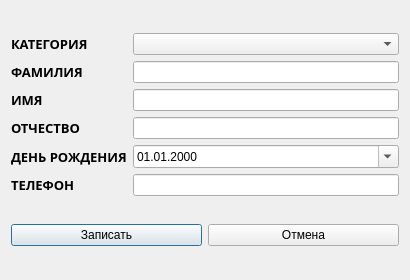
<?xml version="1.0" encoding="UTF-8"?>
<ui version="4.0">
 <class>AddMaster</class>
 <widget class="QDialog" name="AddMaster">
  <property name="geometry">
   <rect>
    <x>0</x>
    <y>0</y>
    <width>410</width>
    <height>280</height>
   </rect>
  </property>
  <property name="minimumSize">
   <size>
    <width>410</width>
    <height>280</height>
   </size>
  </property>
  <property name="maximumSize">
   <size>
    <width>800</width>
    <height>600</height>
   </size>
  </property>
  <property name="windowTitle">
   <string>Dialog</string>
  </property>
  <layout class="QHBoxLayout" name="horizontalLayout_2">
   <item>
    <layout class="QVBoxLayout" name="verticalLayout">
     <item>
      <layout class="QGridLayout" name="gridLayout">
       <item row="4" column="0">
        <widget class="QLabel" name="label_4">
         <property name="font">
          <font>
           <family>Arial Black</family>
           <pointsize>10</pointsize>
           <weight>75</weight>
           <italic>false</italic>
           <bold>true</bold>
           <underline>false</underline>
          </font>
         </property>
         <property name="text">
          <string>ДЕНЬ РОЖДЕНИЯ</string>
         </property>
        </widget>
       </item>
       <item row="2" column="1">
        <widget class="QLineEdit" name="FamLineEdit"/>
       </item>
       <item row="3" column="1">
        <widget class="QLineEdit" name="FatheNameLineEdit"/>
       </item>
       <item row="0" column="1">
        <widget class="QComboBox" name="CatMastersComboBox"/>
       </item>
       <item row="3" column="0">
        <widget class="QLabel" name="label_3">
         <property name="font">
          <font>
           <family>Arial Black</family>
           <pointsize>10</pointsize>
           <weight>75</weight>
           <italic>false</italic>
           <bold>true</bold>
           <underline>false</underline>
          </font>
         </property>
         <property name="text">
          <string>ОТЧЕСТВО</string>
         </property>
        </widget>
       </item>
       <item row="1" column="1">
        <widget class="QLineEdit" name="nameLineEdit"/>
       </item>
       <item row="2" column="0">
        <widget class="QLabel" name="label_2">
         <property name="font">
          <font>
           <family>Arial Black</family>
           <pointsize>10</pointsize>
           <weight>75</weight>
           <italic>false</italic>
           <bold>true</bold>
           <underline>false</underline>
          </font>
         </property>
         <property name="text">
          <string>ИМЯ</string>
         </property>
        </widget>
       </item>
       <item row="1" column="0">
        <widget class="QLabel" name="label_1">
         <property name="font">
          <font>
           <family>Arial Black</family>
           <pointsize>10</pointsize>
           <weight>75</weight>
           <italic>false</italic>
           <bold>true</bold>
           <underline>false</underline>
          </font>
         </property>
         <property name="text">
          <string>ФАМИЛИЯ</string>
         </property>
        </widget>
       </item>
       <item row="0" column="0">
        <widget class="QLabel" name="label_6">
         <property name="font">
          <font>
           <family>Arial Black</family>
           <pointsize>10</pointsize>
           <weight>75</weight>
           <italic>false</italic>
           <bold>true</bold>
           <underline>false</underline>
          </font>
         </property>
         <property name="text">
          <string>КАТЕГОРИЯ</string>
         </property>
        </widget>
       </item>
       <item row="4" column="1">
        <widget class="QDateEdit" name="BirthdayDateEdit">
         <property name="mouseTracking">
          <bool>false</bool>
         </property>
         <property name="tabletTracking">
          <bool>false</bool>
         </property>
         <property name="acceptDrops">
          <bool>false</bool>
         </property>
         <property name="autoFillBackground">
          <bool>false</bool>
         </property>
         <property name="wrapping">
          <bool>false</bool>
         </property>
         <property name="frame">
          <bool>true</bool>
         </property>
         <property name="keyboardTracking">
          <bool>true</bool>
         </property>
         <property name="showGroupSeparator" stdset="0">
          <bool>false</bool>
         </property>
         <property name="displayFormat">
          <string>dd.MM.yyyy</string>
         </property>
         <property name="calendarPopup">
          <bool>true</bool>
         </property>
         <property name="timeSpec">
          <enum>Qt::LocalTime</enum>
         </property>
        </widget>
       </item>
       <item row="5" column="1">
        <widget class="CustomLineEdit" name="PhoneLineEdit"/>
       </item>
       <item row="5" column="0">
        <widget class="QLabel" name="label_5">
         <property name="font">
          <font>
           <family>Arial Black</family>
           <pointsize>10</pointsize>
           <weight>75</weight>
           <italic>false</italic>
           <bold>true</bold>
           <underline>false</underline>
          </font>
         </property>
         <property name="text">
          <string>ТЕЛЕФОН</string>
         </property>
        </widget>
       </item>
      </layout>
     </item>
     <item>
      <layout class="QHBoxLayout" name="horizontalLayout">
       <item>
        <widget class="QPushButton" name="AddButton">
         <property name="text">
          <string>Записать</string>
         </property>
        </widget>
       </item>
       <item>
        <widget class="QPushButton" name="CanselButton">
         <property name="text">
          <string>Отмена</string>
         </property>
        </widget>
       </item>
      </layout>
     </item>
    </layout>
   </item>
  </layout>
 </widget>
 <customwidgets>
  <customwidget>
   <class>CustomLineEdit</class>
   <extends>QLineEdit</extends>
   <header location="global">customlineedit.h</header>
  </customwidget>
 </customwidgets>
 <resources/>
 <connections/>
</ui>
